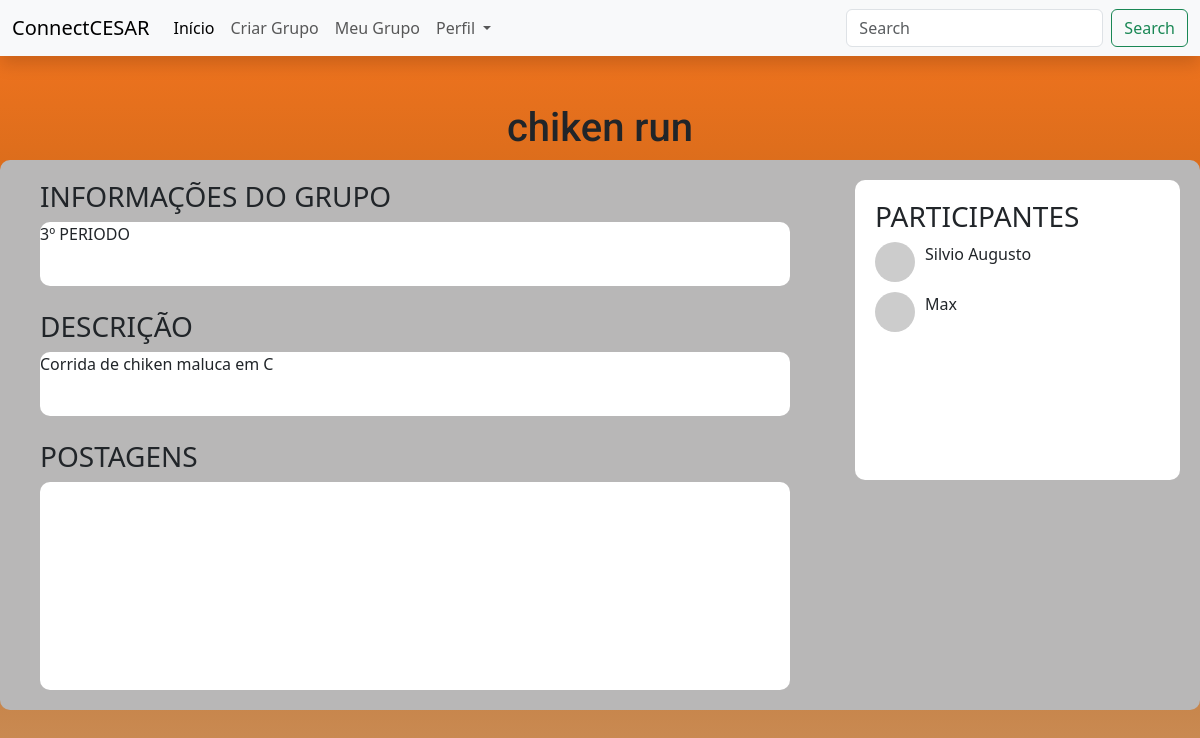
Before: /acesso/grupo/32/ with the older database file.
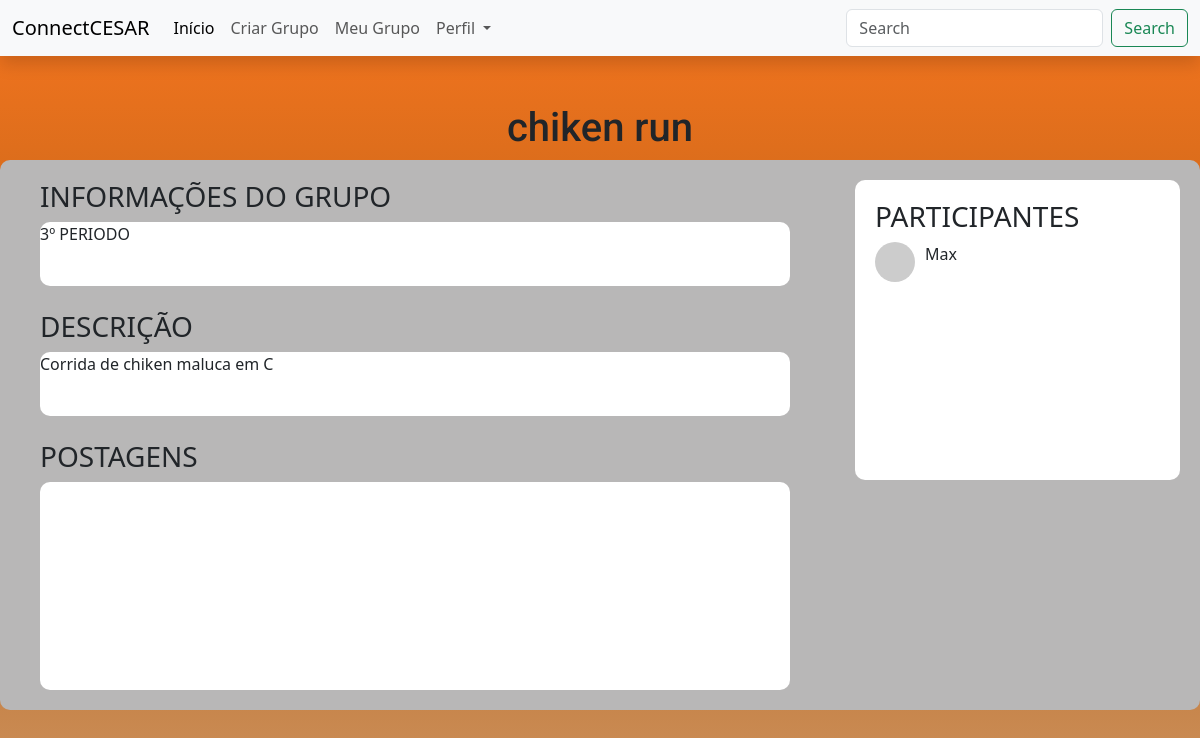
After: the same page with the newer database file.
### ccapp/models.py (models this page shows)
class Grupo(models.Model):
    id_grupo = models.AutoField(primary_key=True)
    nome_grupo = models.CharField(max_length=255)
    descricao_grupo = models.TextField()
    periodo_grupo = models.CharField(max_length=255)
    foto_grupo = models.ImageField(upload_to='imagens/', null=True, blank=True)
    criado_em = models.DateTimeField(auto_now_add=True)
    atualizado_em = models.DateTimeField(auto_now=True)

class Pessoa(models.Model):
    id_usuario = models.AutoField(primary_key=True)
    nome = models.TextField(max_length=255)
    email = models.TextField(max_length=255)
    senha = models.TextField(max_length=255)
    idade = models.IntegerField(null=True, blank=True)
    mbti = models.TextField(max_length=255, null=True, blank=True)
    periodo = models.TextField(max_length=255, null=True, blank=True)
    curso = models.TextField(max_length=255, null=True, blank=True)
    foto = models.ImageField(upload_to='perfil/', null=True, blank=True)
    descricao = models.TextField(null=True, blank=True)
    criado = models.DateTimeField(auto_now_add=True)
    atualizado = models.DateTimeField(auto_now=True)
    grupo_criado = models.ForeignKey(Grupo, null=True, blank=True, on_delete=models.SET_NULL)

### ccapp/views.py (the view)
# urls.py: path('acesso/grupo/<int:id_field>/', views.acesso_grupo, name='acesso_grupo'),
def acesso_grupo(request, id_field):
    grupo_id = Grupo.objects.get(id_grupo = id_field)
    criador_grupo = Pessoa.objects.filter(grupo_criado_id = grupo_id)
    context = {
        'grupo': grupo_id,
        'criador' : criador_grupo
    }
    return render(request, 'acesso_pesquisa.html', context)

### templates/acesso_pesquisa.html
{% include "navbar.html" %}
{% include "main.html" %}
{% if pessoa %}
<div class="container">
<div class="profile-links">
        <img class="card-img-top rounded-circle shadow bg-white" style="width: 150px" src="..." alt="Foto de Perfil">
        <li><a style="font-size: 30px;">{{ pessoa.nome }}</a></li>
        <li><a>{{ pessoa.periodo }} Período</a></li>
        <li><a>Idade: {{ pessoa.idade }}</a></li>
        <li><a>Curso: {{ pessoa.curso }}</a></li>
        <li><a>MBTI: {{ pessoa.mbti }}</a></li>
        <h3 class="mt-5">Sobre Mim</h3>
        <p class="text-justify">
          {{ pessoa.descricao }}
    </p>
    </div>
    </div>
    <div class="container">
        <div class="profile-links">
            <li><a style="font-size: 70px;">Postagens</a></li>
        </p>
        </div>
    </div>
</div>
</div>
{% elif grupo %}
<h1 class="meugrupo"  style="text-align: center;">{{ grupo.nome_grupo }}</h1>
<div style="background-color: #b8b7b7; padding: 20px; border-radius: 10px; max-width: 1300px; margin: 0 auto; display: flex; flex-direction: row; justify-content: space-between; height: 550px;">
  <div style="display: flex; flex-direction: column; align-items: flex-start">
    <h3 style="margin-left: 20px">INFORMAÇÕES DO GRUPO</h3>
    <div
      style="
        background-color: white;
        width: 750px;
        height: 100px;
        border-radius: 10px;
        margin-left: 20px;
      "
    >
      {{grupo.periodo_grupo}} PERIODO
    </div>
  <br />
  <h3 style="margin-left: 20px;">DESCRIÇÃO</h3>
  <div style="background-color: white; width: 750px; height: 100px; border-radius: 10px; margin-left: 20px;">
  {{grupo.descricao_grupo}}
  </div>
  <br>
  <h3 style="margin-left: 20px;">POSTAGENS</h3>
  <div style="background-color: white; width: 750px; height: 323px; border-radius: 10px; margin-left: 20px;"></div>
</div>
  <div style="background-color: white; width: 325px; height: 300px; border-radius: 10px; padding: 20px;">
    <h3>PARTICIPANTES</h3>
    {% for i in criador  %}
        <div class="participant">
          <img src="http://avatars.dicebear.com/api/open-peeps/stefan.svg" alt="Você">
          <p>{{ i.nome }}</p>
        </div>
        {% endfor %}
    <div class="participant">
      <img src="https://api.dicebear.com/7.x/adventurer/svg?seed=Max" alt="Participante 2">
      <p>Max</p>
  </div>
{% else %}
    <p> INFORMAÇÃO NÃO DISPONÍVEL </p>
{% endif %}

### templates/navbar.html (shortened to what this page needs)
{% include "main.html" %}
<body>
  <nav class="navbar navbar-expand-lg bg-body-tertiary shadow mb-5 fixed-top">
    <div class="container-fluid">
      <a class="navbar-brand" href="#">ConnectCESAR</a>
      <div class="collapse navbar-collapse" id="navbarSupportedContent">
        <ul class="navbar-nav me-auto mb-2 mb-lg-0">
          <li class="nav-item">
            <a class="nav-link active" aria-current="page" href="/tela_inicial/" id="tela_inicial"
              >Início</a
            >
          </li>
          <li class="nav-item">
            <a class="nav-link" href="/criargrupo/" id="criar_grupo"
              >Criar Grupo</a
            >
          </li>
          <li class="nav-item">
            <a class="nav-link" href="/meugrupo/" id="botao_meugrupo">Meu Grupo</a>
          </li>
          <li class="nav-item dropdown">
            <a
              class="nav-link dropdown-toggle"
              href="#"
              role="button"
              data-bs-toggle="dropdown"
              aria-expanded="false"
              id="perfil"
            >
              Perfil
            </a>
          </li>
        </ul>
        <form
          class="d-flex"
          role="search"
          method="GET"
          action="{% url 'resultado_pesquisa' %}"
        >
          <input
            id="busca"
            class="form-control me-2"
            type="search"
            name="pesquisa"
            placeholder="Search"
            aria-label="Search"
          />
          <button id="pesquisa" class="btn btn-outline-success" type="submit">
            Search
          </button>
        </form>
      </div>
    </div>
  </nav>
  <br />
</body>

### templates/main.html (shortened to what this page needs)
<!DOCTYPE html>
<html lang="pt-BR">
  <head>
    <link
      href="https://cdn.jsdelivr.net/npm/bootstrap@5.3.2/dist/css/bootstrap.min.css"
      rel="stylesheet"
    />
  </head>
</html>

### templates/main.html (style rules this page uses)
h1 { font-family: Arial, Helvetica, sans-serif; font-size: 40px; text-align: center; }
html { height: 100%; }
body { padding-top: 80px; min-height: 100%; margin: 0; background: linear-gradient( rgb(246, 117, 31), rgb(183, 98, 23), rgba(183, 98, 23, 0.7) ); background-attachment: fixed; }
.participant { display: flex; align-items: center; margin-bottom: 10px; }
.participant img { width: 40px; height: 40px; border-radius: 50%; margin-right: 10px; }
.meugrupo { font-family: "Roboto", sans-serif; }

Changed rows visible on the page:
no longer on this page (row edited): Pessoa: nome "Silvio Augusto"
